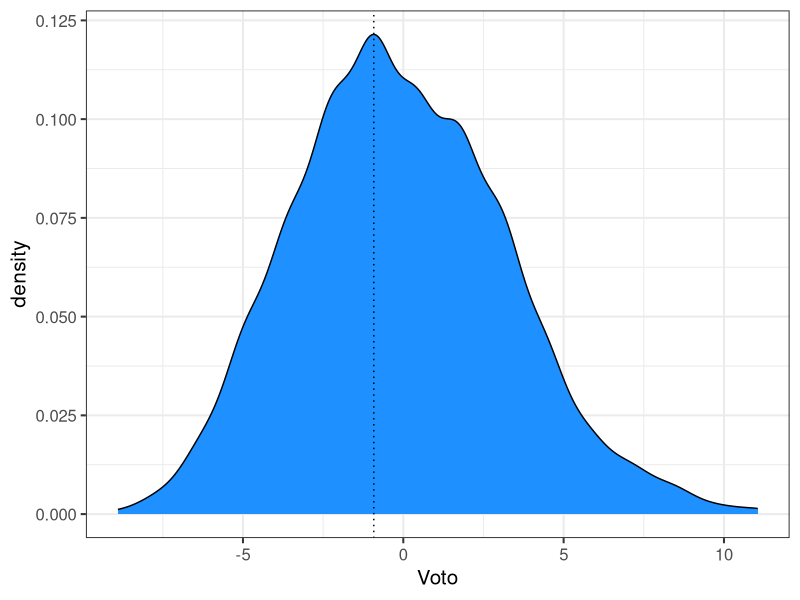

Write R code to recreate this figure.
## ---- chunk 1
#| label: setup
#| include: false

library(tidyverse)

theme_set(theme_bw(15))
## ---- chunk 2
library(ggplot2)

n <- 31
choices <- 4
correct <- 1

# studente che risponde a tutto, a caso

resp <- replicate(1e3, sample(1:choices, size = n, TRUE))
pts <- apply(resp, 2, function(x) sum(ifelse(x == 1, 1, -0.33)))

data.frame(
  pts = pts
) |> 
  ggplot(aes(x = pts)) +
  geom_density(fill = "dodgerblue") +
  xlab("Voto") +
  geom_vline(xintercept = median(pts), lty = "dotted")
